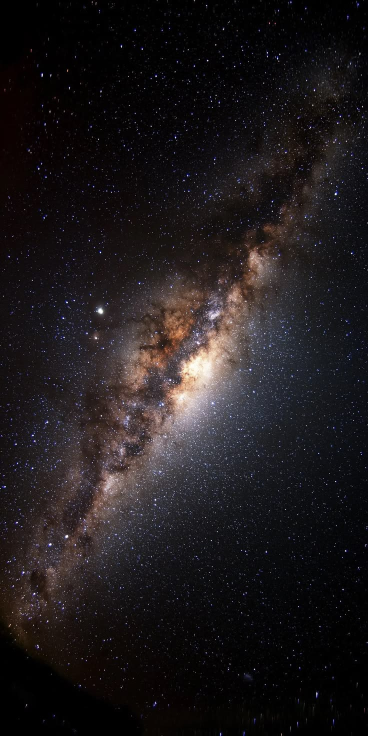
#> input picture final_project/scaleviz/refs/galaxy_ref.jpg, 736 x 1472 px (shown at 1/2 size); its folder holds 2 pictures in this run
$ python extract_fields.py
#> lines starting #> are read from the running program, lines starting #| are printed output that depends on the picture; after the words box and inside, x2 and y2 are one past the last pixel; in counts of white or black regions, pixels touching at a corner belong together
"""
P1 - density field extraction.

Reads the two reference images and turns them into compact fields the
runtime samples from. Nothing here runs in the browser; the app only ever
loads the small binaries written to public/fields/.

galaxy_ref.jpg  ->  a luminous band, a warm core, dark dust lanes, stars
    diffuse.bin   u8  low-pass luminance      -> where the glow lives
    stars.bin     u8  high-pass luminance     -> where discrete stars live
    color.bin     u8  rgb, blurred            -> colour at each position

river_ref.jpg   ->  a single meandering channel on white
    mask.bin      u8  inside/outside
    dist.bin      u8  normalised distance to bank -> channel width field
    spine.json        ordered centreline + half-width + colour

Run:
  uv run --with numpy --with pillow --with scipy python tools/extract_fields.py
"""

import json
import os
import numpy as np
from PIL import Image
from scipy.ndimage import gaussian_filter, distance_transform_edt, binary_closing, binary_opening

ROOT = os.path.dirname(os.path.dirname(os.path.abspath(__file__)))
REFS = os.path.join(ROOT, "refs")
OUT = os.path.join(ROOT, "public", "fields")
os.makedirs(OUT, exist_ok=True)

meta = {}


def write_u8(name, arr):
    a = np.ascontiguousarray(np.clip(arr, 0, 255).astype(np.uint8))
    p = os.path.join(OUT, name)
    a.tofile(p)
    return {"file": "fields/" + name, "bytes": a.nbytes}


def fit(shape, longest):
    """Target grid preserving aspect, long side == longest."""
    h, w = shape[:2]
    if h >= w:
        return (longest, max(1, int(round(longest * w / h))))
    return (max(1, int(round(longest * h / w))), longest)


def resize(a, hw):
    im = Image.fromarray(a)
    return np.asarray(im.resize((hw[1], hw[0]), Image.LANCZOS))


# --------------------------------------------------------------------------
# GALAXY
# --------------------------------------------------------------------------

g = Image.open(os.path.join(REFS, "galaxy_ref.jpg")).convert("RGB")
#> g is the input picture: PIL image 736x1472 RGB; mean R, G, B 30.2, 25.9, 27.6
grgb = np.asarray(g).astype(np.float32) / 255.0
print(f"galaxy_ref {g.size[0]}x{g.size[1]}")
#| galaxy_ref 736x1472

lum = grgb @ np.array([0.2126, 0.7152, 0.0722], dtype=np.float32)

# Split the photograph into the two things it actually contains.
# Low pass = the band of unresolved light, including the dust lanes that
# carve it. High pass = the resolved stars sitting on top of it.
diffuse = gaussian_filter(lum, sigma=6.0)
stars = np.clip(lum - gaussian_filter(lum, sigma=1.6), 0.0, None)

# Stretch the glow so sampling follows the band rather than the whole frame.
d = diffuse - diffuse.min()
d /= max(d.max(), 1e-6)
d = np.power(d, 1.45)

s = stars / max(stars.max(), 1e-6)
s = np.power(s, 0.75)

# The photograph has a rectangular frame; a galaxy does not. Feather the
# density to zero at the border so the chunk has no visible edge.
yy = np.linspace(-1, 1, lum.shape[0])[:, None]
#> yy = 1472 values from -1 to 1
xx = np.linspace(-1, 1, lum.shape[1])[None, :]
edge = np.minimum(1 - np.abs(yy), 1 - np.abs(xx))
feather = np.clip(edge / 0.18, 0, 1) ** 1.5
d *= feather
s *= feather
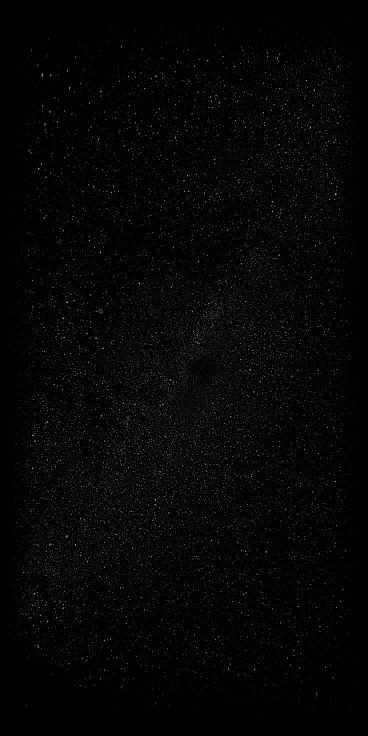
#> s: shape (1472, 736) float32 (shown at 1/2 size); min 0, max 1, mean 0.0211

GH, GW = fit(lum.shape, 384)
#> GH = 384; GW = 192
d_small = resize((d * 255).astype(np.uint8), (GH, GW)).astype(np.float32) / 255.0
s_small = resize((s * 255).astype(np.uint8), (GH, GW)).astype(np.float32) / 255.0

# Colour: blur hard so a point picks up the local colour of the band
# (warm core, cool rim) and not the colour of one pixel of one star.
col = np.stack([gaussian_filter(grgb[:, :, k], sigma=9.0) for k in range(3)], -1)
col = col / max(col.max(), 1e-6)
col = np.power(col, 0.85)
CH, CW = fit(lum.shape, 128)
#> CH = 128; CW = 64
col_small = resize((col * 255).astype(np.uint8), (CH, CW))

meta["galaxy"] = {
    "w": GW, "h": GH,
    "diffuse": write_u8("galaxy_diffuse.bin", d_small * 255),
    "stars": write_u8("galaxy_stars.bin", s_small * 255),
    "color": {"w": CW, "h": CH, **write_u8("galaxy_color.bin", col_small)},
    "diffuseMean": float(d_small.mean()),
    "starsMean": float(s_small.mean()),
}
print(f"  grid {GW}x{GH}  diffuse mean {d_small.mean():.3f}  stars mean {s_small.mean():.4f}")
#|   grid 192x384  diffuse mean 0.052  stars mean 0.0211

# --------------------------------------------------------------------------
# RIVER
# --------------------------------------------------------------------------

r = Image.open(os.path.join(REFS, "river_ref.jpg")).convert("RGB")
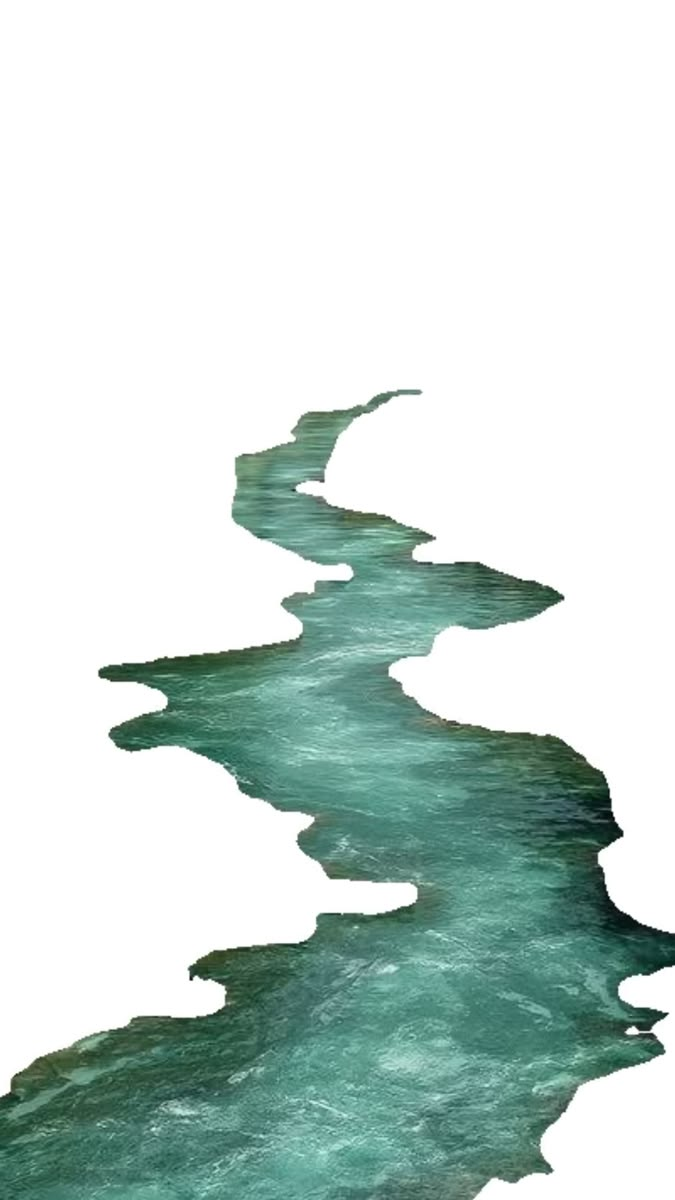
#> input picture final_project/scaleviz/refs/river_ref.jpg, 675 x 1200 px
#> r is the input picture: PIL image 675x1200 RGB; mean R, G, B 200.6, 215.6, 211.1
rrgb = np.asarray(r).astype(np.float32) / 255.0
print(f"river_ref  {r.size[0]}x{r.size[1]}")
#| river_ref  675x1200

mx = rrgb.max(-1)
mn = rrgb.min(-1)
sat = np.where(mx > 1e-6, (mx - mn) / np.maximum(mx, 1e-6), 0.0)
# white page = high value, no saturation. the water is both darker and coloured.
mask = (sat > 0.10) | (mx < 0.88)
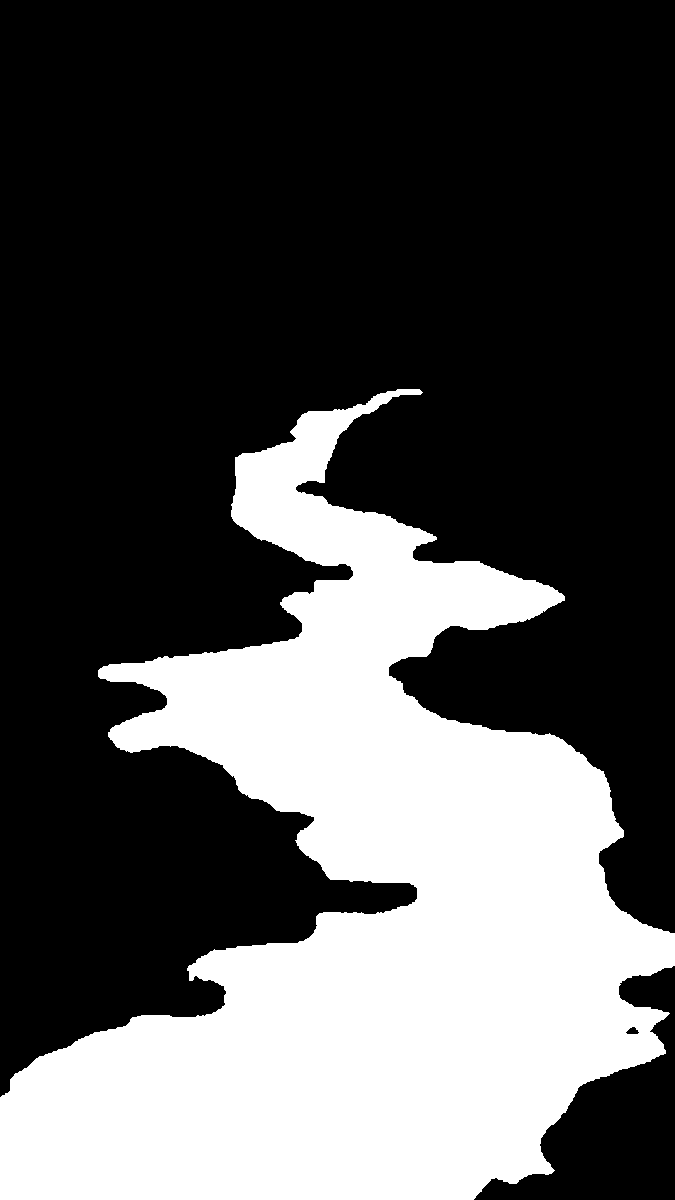
#> mask: shape (1200, 675) bool; 32% white; 1 white region, box (x1, y1, x2, y2) and area: (0, 389, 675, 1200) 259421
mask = binary_closing(mask, np.ones((5, 5)))
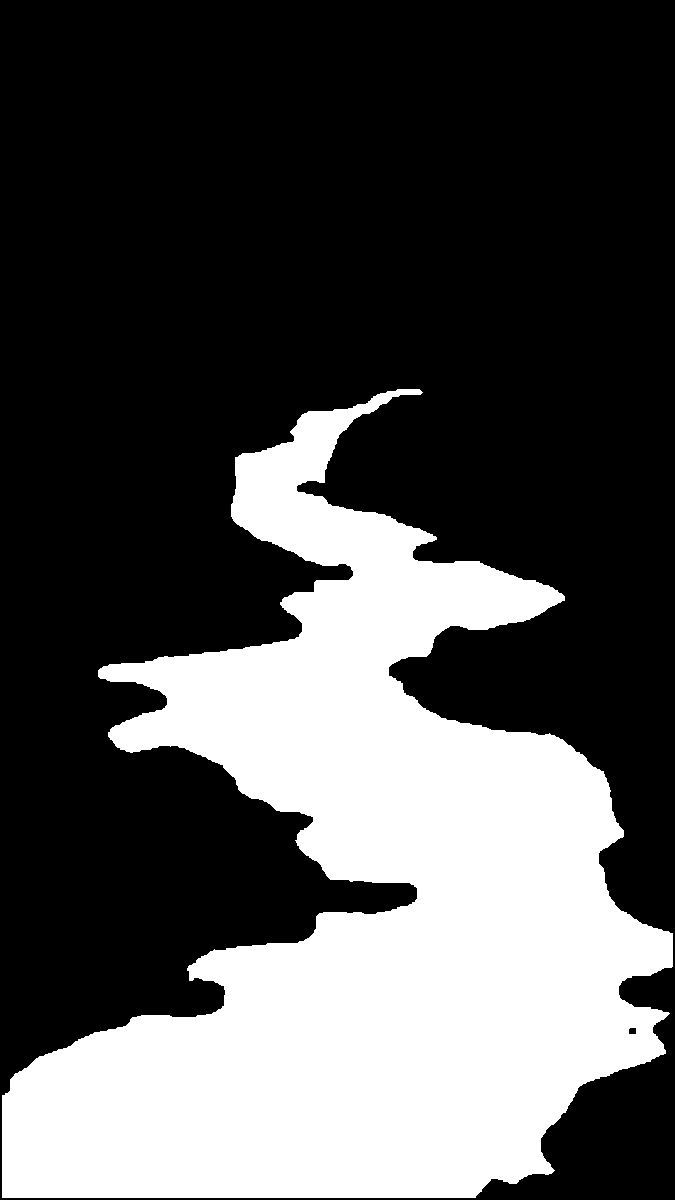
#> mask: shape (1200, 675) bool; 31.9% white; 1 white region, box (x1, y1, x2, y2) and area: (2, 389, 673, 1198) 258326
mask = binary_opening(mask, np.ones((3, 3)))
#> mask: shape (1200, 675) bool; 31.9% white; 1 white region, box (x1, y1, x2, y2) and area: (2, 389, 673, 1198) 258315

# keep only the largest connected blob (drops jpeg speckle on the page)
from scipy.ndimage import label
lab, n = label(mask)
#> n = 1
if n > 1:
    sizes = np.bincount(lab.ravel())
    sizes[0] = 0
    mask = lab == sizes.argmax()
print(f"  mask covers {mask.mean()*100:.1f}% of the frame, {n} blobs -> 1")
#|   mask covers 31.9% of the frame, 1 blobs -> 1

dist = distance_transform_edt(mask).astype(np.float32)
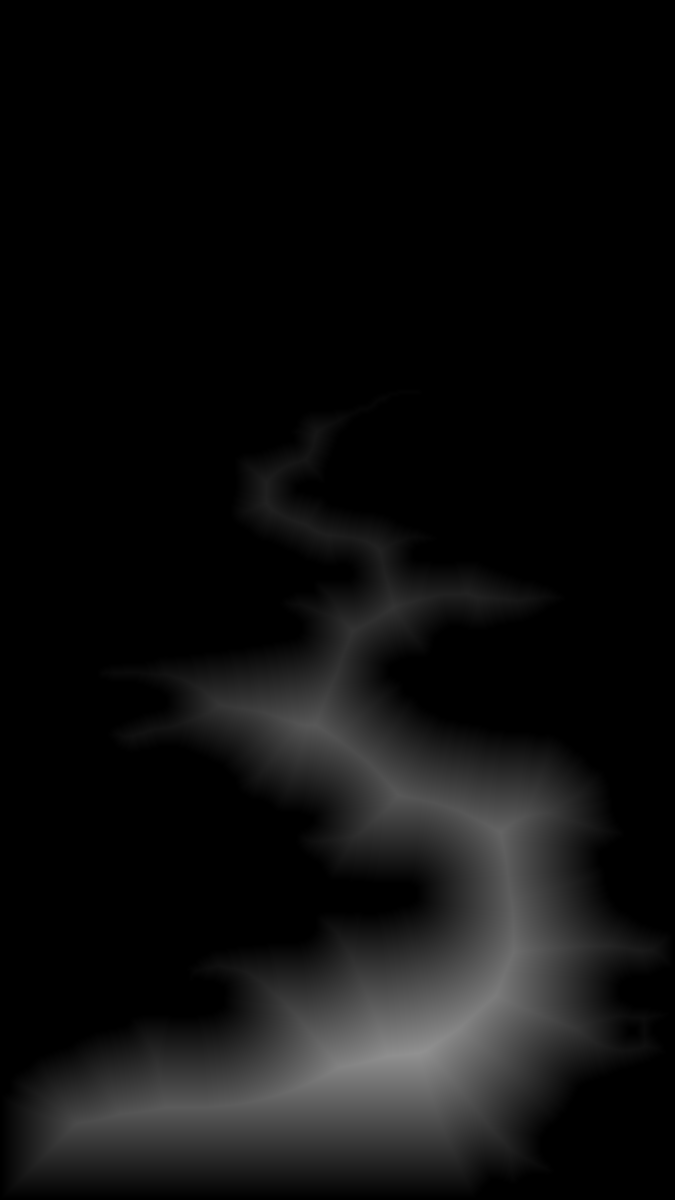
#> dist: shape (1200, 675) float32; min 0, max 145.1, mean 14.1
dmax = float(dist.max())
#> dmax = 145.1

# Centreline: the river runs top to bottom, so for every row the ridge of the
# distance transform is the middle of the channel. No skeletonisation needed.
H, W = mask.shape
#> H = 1200; W = 675
spine = []
for y in range(H):
    row = dist[y]
    if row.max() <= 1.0:
        continue
    x = int(row.argmax())
    spine.append((y, x, float(row[x])))
#> after the loop, spine = 807 items, first 6: (390, 398, 2), (391, 399, 3), (392, 398, 3.61), (393, 397, 3.61), (394, 389, 4), (395, 388, 4.24)

# resample to a fixed number of stations along arc length
spine = np.array(spine, dtype=np.float32)
#> spine = 807 rows, first 8: [390, 398, 2], [391, 399, 3], [392, 398, 3.61], [393, 397, 3.61], [394, 389, 4], [395, 388, 4.24], [396, 387, 4.47], [397, 382, 5]
seg = np.sqrt(np.diff(spine[:, 1]) ** 2 + np.diff(spine[:, 0]) ** 2)
#> seg = 806 values, max 50.01 at index 716, min 1 at index 26, mean 1.88
arc = np.concatenate([[0.0], np.cumsum(seg)])
#> arc = 807 values from 0 to 1513.2
total = float(arc[-1])
#> total = 1513.2
N = 220
t = np.linspace(0, total, N)
#> t = 220 values from 0 to 1513.2
sx = np.interp(t, arc, spine[:, 1])
#> sx = 220 values, max 513 at index 127, min 3 at index 219, mean 332.7
sy = np.interp(t, arc, spine[:, 0])
#> sy = 220 values from 390 to 1196
sw = np.interp(t, arc, spine[:, 2])
#> sw = 220 values, max 145.1 at index 153, min 2 at index 0, mean 72.29

# light smoothing: keep the meander, drop row-quantisation stair steps
k = np.array([1, 4, 6, 4, 1], dtype=np.float32)
k /= k.sum()
sx = np.convolve(np.pad(sx, 2, mode="edge"), k, mode="valid")
#> sx = 220 values, max 513 at index 129, min 4.83 at index 219, mean 332.7
sy = np.convolve(np.pad(sy, 2, mode="edge"), k, mode="valid")
#> sy = 220 values from 391.1 to 1194.2
sw = np.convolve(np.pad(sw, 2, mode="edge"), k, mode="valid")
#> sw = 220 values, max 144.6 at index 153, min 2.58 at index 0, mean 72.29

# normalise into [-1,1] with the long axis spanning the range
scale = 2.0 / max(H, W)
#> scale = 0.00167
cx, cy = W / 2.0, H / 2.0
#> cx = 337.5; cy = 600
nx = (sx - cx) * scale
#> nx = 220 values, max 0.293 at index 129, min -0.554 at index 219, mean -0.00799
ny = -(sy - cy) * scale
#> ny = 220 values, max 0.348 at index 0, min -0.99 at index 219, mean -0.368
nw = sw * scale
#> nw = 220 values, max 0.241 at index 153, min 0.00429 at index 0, mean 0.12

# turning angle per unit length -> this is the meander signature we reuse
dx = np.gradient(nx)
#> dx = 220 values, max 0.0114 at index 45, min -0.0115 at index 187, mean -0.00299
dy = np.gradient(ny)
#> dy = 220 values, max -0.00023 at index 187, min -0.0115 at index 129, mean -0.0061
head = np.unwrap(np.arctan2(dy, dx))
#> head = 220 values, max -0.0657 at index 44, min -3.12 at index 187, mean -1.92
curv = np.gradient(head)
#> curv = 220 values, max 0.52 at index 15, min -0.393 at index 58, mean 0.00117
sinuosity = total / max(float(np.hypot(sx[-1] - sx[0], sy[-1] - sy[0])), 1e-6)
#> sinuosity = 1.69

# colour along the channel, sampled from the photograph
cols = []
for i in range(N):
    yy = int(np.clip(sy[i], 0, H - 1))
    xx = int(np.clip(sx[i], 0, W - 1))
    patch = rrgb[max(0, yy - 6):yy + 7, max(0, xx - 6):xx + 7]
    m = mask[max(0, yy - 6):yy + 7, max(0, xx - 6):xx + 7]
    cols.append(patch[m].mean(0) if m.any() else patch.reshape(-1, 3).mean(0))
#> this loop made 220 passes
#> (yy, xx) on passes 1 to 3: (391, 396), (392, 393), (395, 388)
#> after the loop, cols = 220 items, first 6: [0.51, 0.581, 0.543], [0.492, 0.564, 0.521], [0.438, 0.519, 0.469], [0.422, 0.506, 0.454], [0.417, 0.504, 0.452], [0.456, 0.539, 0.489]
cols = np.array(cols, dtype=np.float32)
#> cols = 220 rows, first 8: [0.51, 0.581, 0.543], [0.492, 0.564, 0.521], [0.438, 0.519, 0.469], [0.422, 0.506, 0.454], [0.417, 0.504, 0.452], [0.456, 0.539, 0.489], [0.488, 0.568, 0.514], [0.465, 0.545, 0.483]

MH, MW = fit(mask.shape, 256)
mask_small = resize((mask * 255).astype(np.uint8), (MH, MW))
dist_small = resize((dist / max(dmax, 1e-6) * 255).astype(np.uint8), (MH, MW))
#> in resize (call 5), `im = Image.fromarray(a)`:
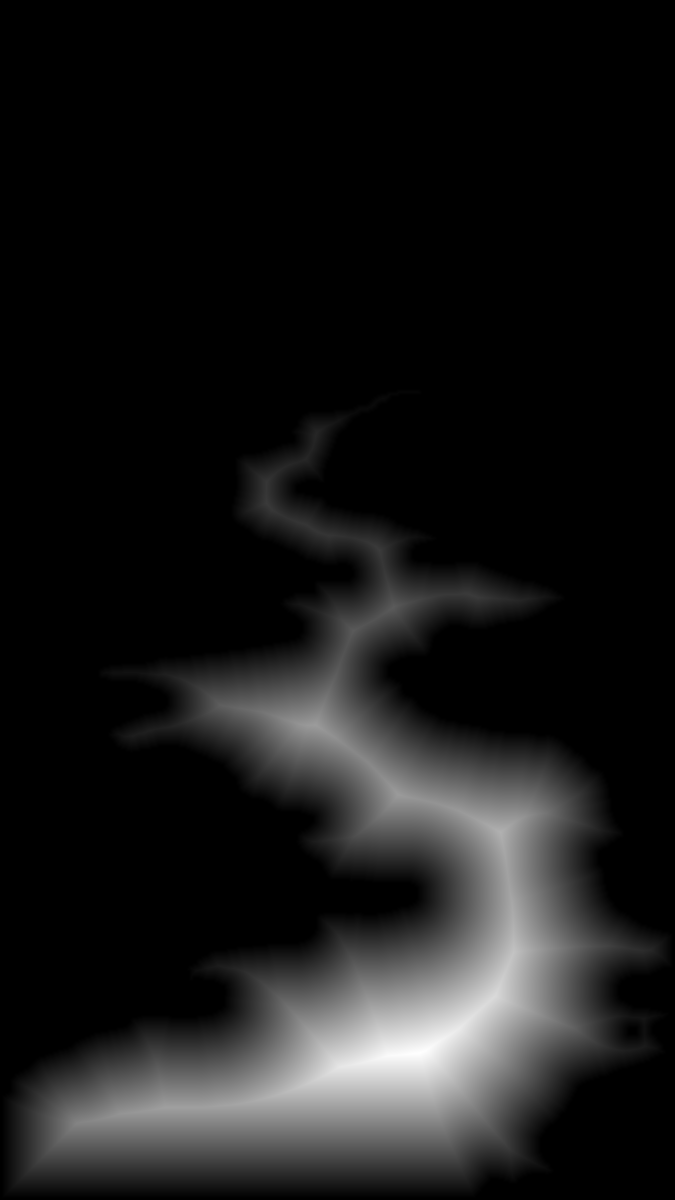
#> im: PIL image 675x1200 L; min 0, max 255, mean 24.6

spine_json = {
    "n": N,
    "x": [round(float(v), 5) for v in nx],
    "y": [round(float(v), 5) for v in ny],
    "halfWidth": [round(float(v), 5) for v in nw],
    "curvature": [round(float(v), 5) for v in curv],
    "color": [[round(float(c), 4) for c in rgb] for rgb in cols],
    "sinuosity": round(float(sinuosity), 4),
    # arc length in the same normalised units as x/y/halfWidth, so the runtime
    # can keep width-to-length proportion when it regrows the channel
    "arcLength": round(float(total * scale), 5),
    "curvRms": round(float(np.sqrt((curv ** 2).mean())), 5),
    "meanHalfWidth": round(float(nw.mean()), 5),
}
with open(os.path.join(OUT, "river_spine.json"), "w") as f:
    json.dump(spine_json, f)

meta["river"] = {
    "w": MW, "h": MH,
    "mask": write_u8("river_mask.bin", mask_small),
    "dist": write_u8("river_dist.bin", dist_small),
    "spine": {"file": "fields/river_spine.json", "n": N},
    "sinuosity": spine_json["sinuosity"],
    "curvRms": spine_json["curvRms"],
    "meanHalfWidth": spine_json["meanHalfWidth"],
}
print(f"  spine {N} stations  sinuosity {sinuosity:.3f}  curv rms {spine_json['curvRms']:.4f}"
      f"  mean half-width {nw.mean():.4f}")
#|   spine 220 stations  sinuosity 1.694  curv rms 0.1176  mean half-width 0.1205

with open(os.path.join(OUT, "fields.json"), "w") as f:
    json.dump(meta, f, indent=2)

total_bytes = sum(
    os.path.getsize(os.path.join(OUT, f)) for f in os.listdir(OUT)
)
print(f"\nwrote {len(os.listdir(OUT))} files, {total_bytes/1024:.0f} KB total -> public/fields/")
